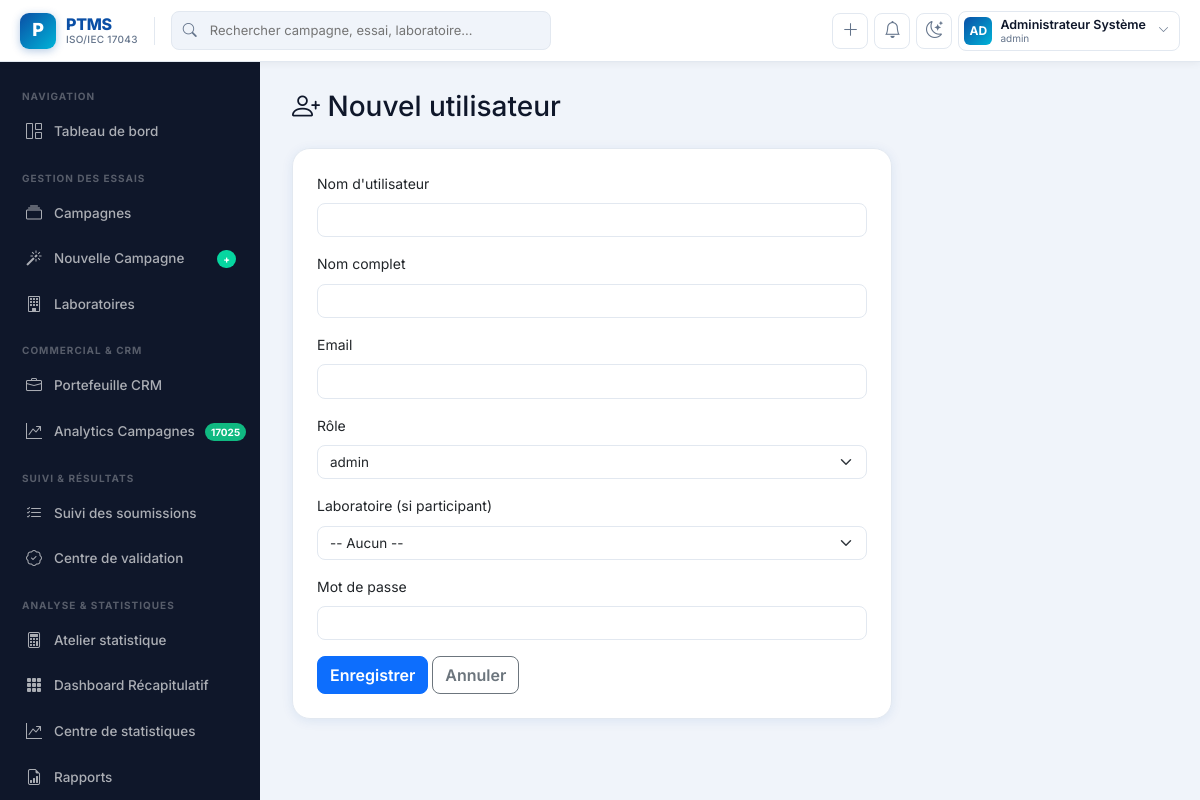
The page /admin/users/new (signed in) on the database its author committed.
### models.py (models this page shows, shortened)
class User(UserMixin, db.Model):
    __tablename__ = "users"
    id = db.Column(db.Integer, primary_key=True)
    username = db.Column(db.String(80), unique=True, nullable=False)
    email = db.Column(db.String(150), unique=True, nullable=False)
    password_hash = db.Column(db.String(255), nullable=False)
    full_name = db.Column(db.String(150), nullable=False)
    role = db.Column(db.String(30), nullable=False, default="participant")
    laboratory_id = db.Column(db.Integer, db.ForeignKey("laboratories.id"), nullable=True)
    active = db.Column(db.Boolean, default=True)
    created_at = db.Column(db.DateTime, default=datetime.utcnow)
    last_login = db.Column(db.DateTime, nullable=True)
    laboratory = db.relationship("Laboratory", back_populates="users")
    def is_admin(self):
        return self.role == "admin"
    def is_participant(self):
        return self.role == "participant"
    def is_staff(self):
        return self.role in ("admin", "chef_technique", "auditeur")

### blueprints/admin.py (the view, shortened to what this page needs)
@admin_bp.route("/users/new", methods=["GET", "POST"])
@login_required
@roles_required("admin")
def new_user():
    labs = Laboratory.query.filter_by(active=True).order_by(Laboratory.code).all()
    return render_template("admin/user_form.html", user=None, roles=ROLES, labs=labs)

### blueprints/auth.py (called while the page is built)
def roles_required(*roles):
    def decorator(f):
        @wraps(f)
        def wrapped(*args, **kwargs):
            if not current_user.is_authenticated:
                return redirect(url_for("auth.login"))
            if current_user.role not in roles:
                flash("Vous n'avez pas les droits pour accéder à cette page.", "danger")
                return redirect(url_for("dashboard.index"))
            return f(*args, **kwargs)
        return wrapped
    return decorator

### templates/admin/user_form.html (shortened to what this page needs)
{% extends "base.html" %}
{% block content %}
<h3 class="mb-4"><i class="bi bi-person-plus"></i> {{ 'Modifier l\'utilisateur' if user else 'Nouvel utilisateur' }}</h3>
<div class="card card-kpi p-4" style="max-width:600px;">
    <form method="POST">
        <div class="mb-3">
            <label class="form-label">Nom d'utilisateur</label>
            {% if user %}
                <input type="text" class="form-control" value="{{ user.username }}" disabled>
            {% else %}
                <input type="text" class="form-control" name="username" required>
            {% endif %}
        </div>
        <div class="mb-3">
            <label class="form-label">Nom complet</label>
            <input type="text" class="form-control" name="full_name" value="{{ user.full_name if user else '' }}" required>
        </div>
        <div class="mb-3">
            <label class="form-label">Email</label>
            <input type="email" class="form-control" name="email" value="{{ user.email if user else '' }}" required>
        </div>
        <div class="mb-3">
            <label class="form-label">Rôle</label>
            <select class="form-select" name="role">
                {% for r in roles %}
                <option value="{{ r }}" {{ 'selected' if user and user.role==r }}>{{ r }}</option>
                {% endfor %}
            </select>
        </div>
        <div class="mb-3">
            <label class="form-label">Laboratoire (si participant)</label>
            <select class="form-select" name="laboratory_id">
                <option value="">-- Aucun --</option>
            </select>
        </div>
        <div class="mb-3">
            <label class="form-label">Mot de passe {{ '(laisser vide pour ne pas changer)' if user else '' }}</label>
            <input type="password" class="form-control" name="password" {{ 'required' if not user }}>
        </div>
        <button type="submit" class="btn btn-primary">Enregistrer</button>
        <a href="{{ url_for('admin.list_users') }}" class="btn btn-outline-secondary">Annuler</a>
    </form>
</div>
{% endblock %}

### templates/base.html (shortened to what this page needs)
<!DOCTYPE html>
<html lang="fr">
<head>
    <link href="https://cdn.jsdelivr.net/npm/bootstrap@5.3.2/dist/css/bootstrap.min.css" rel="stylesheet">
    <link href="https://cdn.jsdelivr.net/npm/bootstrap-icons@1.11.3/font/bootstrap-icons.css" rel="stylesheet">
</head>
<body>
{% if current_user.is_authenticated %}
<nav class="ptms-topnav">
    <a class="ptms-brand" href="{{ url_for('dashboard.index') }}">
        <div class="ptms-brand-logo">P</div>
        <div class="ptms-brand-text">
            <span class="ptms-brand-name">PTMS</span>
            <span class="ptms-brand-sub">ISO/IEC 17043</span>
        </div>
    </a>
    <div class="ptms-topnav-search position-relative">
        <input type="text" placeholder="Rechercher campagne, essai, laboratoire…" id="globalSearch">
    </div>
    <div class="ptms-topnav-actions">
        {% if current_user.is_staff() %}
        <a href="{{ url_for('wizard.start') }}" class="ptms-icon-btn" title="Nouvelle campagne">
            <i class="bi bi-plus-lg"></i>
        </a>
        {% endif %}
        <a href="{{ url_for('dashboard.index') }}" class="ptms-icon-btn" id="notifBtn">
            <i class="bi bi-bell"></i>
        </a>
        <button class="ptms-icon-btn" onclick="toggleTheme()" title="Apparence">
            <i class="bi bi-moon-stars" id="themeIcon"></i>
        </button>
        <div class="dropdown">
            <a class="ptms-user-pill" data-bs-toggle="dropdown" href="#">
                <div class="ptms-user-avatar">
                    {{ current_user.full_name[:2].upper() if current_user.full_name else 'PT' }}
                </div>
                <div class="ptms-user-info">
                    <div class="ptms-user-name">{{ current_user.full_name or current_user.email }}</div>
                    <div class="ptms-user-role">{{ current_user.role }}</div>
                </div>
                <i class="bi bi-chevron-down ms-1" style="font-size:11px;color:var(--ptms-muted)"></i>
            </a>
        </div>
    </div>
</nav>
<aside class="ptms-sidebar" id="ptmsSidebar">
    <div class="ptms-sidebar-inner">
        <div class="ptms-sidebar-section">
            <div class="ptms-sidebar-section-label">Navigation</div>
            <a href="{{ url_for('dashboard.index') }}" class="ptms-nav-link {% if request.endpoint and 'dashboard' in request.endpoint %}active{% endif %}">
                <i class="bi bi-grid-1x2"></i> Tableau de bord
            </a>
        </div>
        {% if current_user.is_staff() %}
        <div class="ptms-sidebar-section">
            <div class="ptms-sidebar-section-label">Gestion des Essais</div>
            <a href="{{ url_for('campaigns.list_campaigns') }}" class="ptms-nav-link {% if request.endpoint and 'campaign' in request.endpoint %}active{% endif %}">
                <i class="bi bi-collection"></i> Campagnes
            </a>
            {% if current_user.role in ['admin','chef_technique'] %}
            <a href="{{ url_for('wizard.start') }}" class="ptms-nav-link {% if request.endpoint and 'wizard' in request.endpoint %}active{% endif %}">
                <i class="bi bi-magic"></i> Nouvelle Campagne
                <span class="ptms-nav-badge" style="background:var(--ptms-accent2);">+</span>
            </a>
            {% endif %}
            <a href="{{ url_for('laboratories.list_labs') }}" class="ptms-nav-link {% if request.endpoint and 'laborator' in request.endpoint %}active{% endif %}">
                <i class="bi bi-building"></i> Laboratoires
            </a>
        </div>
        <div class="ptms-sidebar-section">
            <div class="ptms-sidebar-section-label">Commercial & CRM</div>
            <a href="{{ url_for('commercial.index') }}" class="ptms-nav-link {% if request.endpoint == 'commercial.index' %}active{% endif %}">
                <i class="bi bi-briefcase"></i> Portefeuille CRM
            </a>
            <a href="{{ url_for('commercial.campaign_analytics') }}" class="ptms-nav-link {% if request.endpoint == 'commercial.campaign_analytics' %}active{% endif %}">
                <i class="bi bi-graph-up-arrow"></i> Analytics Campagnes
                <span class="ptms-nav-badge" style="background:#10B981;">17025</span>
            </a>
        </div>
        <div class="ptms-sidebar-section">
            <div class="ptms-sidebar-section-label">Suivi & Résultats</div>
            <a href="{{ url_for('participants.tracker') }}" class="ptms-nav-link {% if request.endpoint and 'tracker' in request.endpoint %}active{% endif %}">
                <i class="bi bi-list-check"></i> Suivi des soumissions
            </a>
            <a href="{{ url_for('participants.validation_center') }}" class="ptms-nav-link {% if request.endpoint and 'validation' in request.endpoint %}active{% endif %}">
                <i class="bi bi-patch-check"></i> Centre de validation
            </a>
        </div>
        <div class="ptms-sidebar-section">
            <div class="ptms-sidebar-section-label">Analyse & Statistiques</div>
            <a href="{{ url_for('traitement.atelier') }}" class="ptms-nav-link {% if request.endpoint == 'traitement.atelier' %}active{% endif %}">
                <i class="bi bi-calculator"></i> Atelier statistique
            </a>
            <a href="{{ url_for('traitement.dashboard') }}" class="ptms-nav-link {% if request.endpoint == 'traitement.dashboard' %}active{% endif %}">
                <i class="bi bi-grid-3x3-gap-fill"></i> Dashboard Récapitulatif
            </a>
            <a href="{{ url_for('statistics.index') }}" class="ptms-nav-link {% if request.endpoint and 'statistics' in request.endpoint %}active{% endif %}">
                <i class="bi bi-graph-up-arrow"></i> Centre de statistiques
            </a>
            <a href="{{ url_for('reports.index') }}" class="ptms-nav-link {% if request.endpoint and 'report' in request.endpoint %}active{% endif %}">
                <i class="bi bi-file-earmark-bar-graph"></i> Rapports
            </a>
        </div>
        {% endif %}
    </div>
</aside>
<main class="ptms-main ptms-animate">
    {% block content %}{% endblock %}
</main>
{% endif %}
</body>
</html>

### rows shown on the page
User: full_name "AD", full_name "Administrateur Système", role "admin"

### other values the page prints
{{ 'Modifier l\'utilisateur' if user else 'Nouvel utilisateur' }} "Nouvel utilisateur"
form field role "admin"
